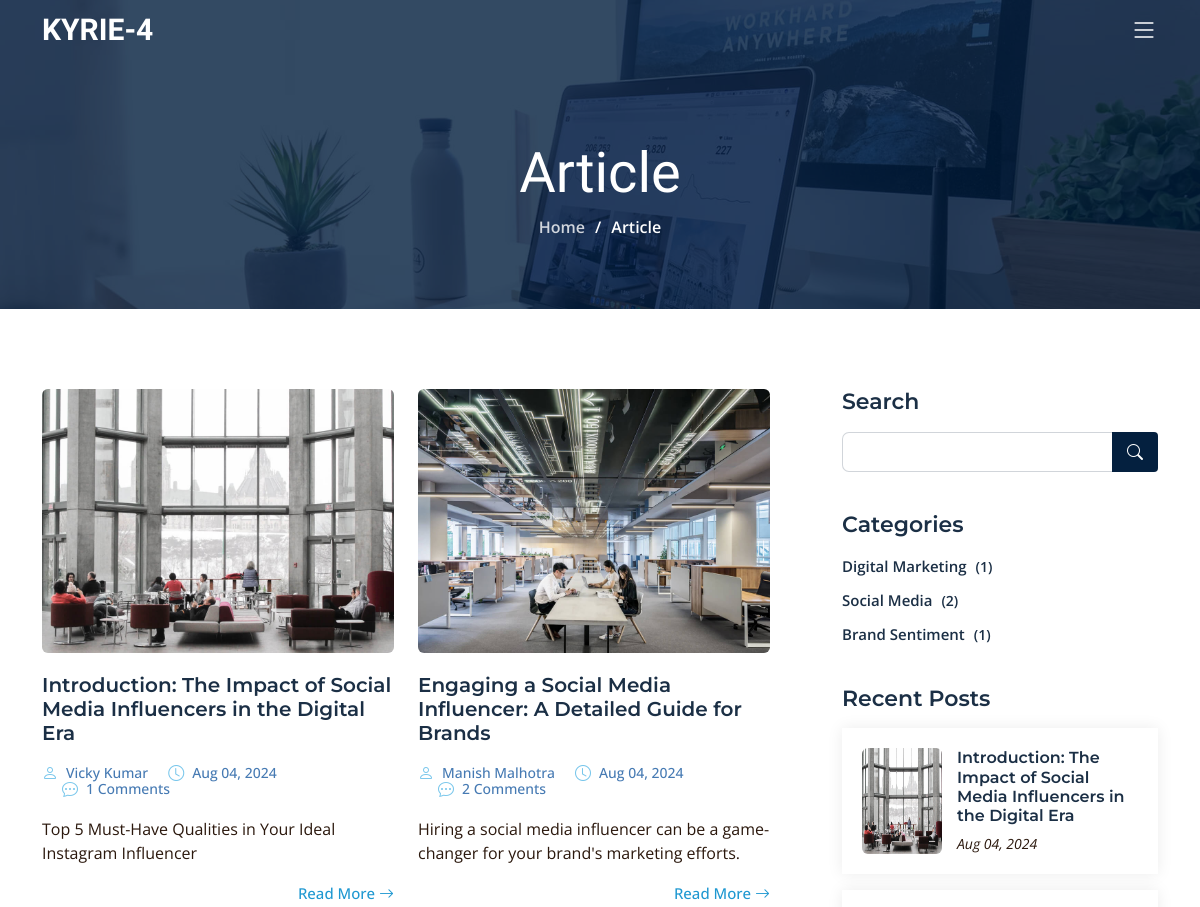
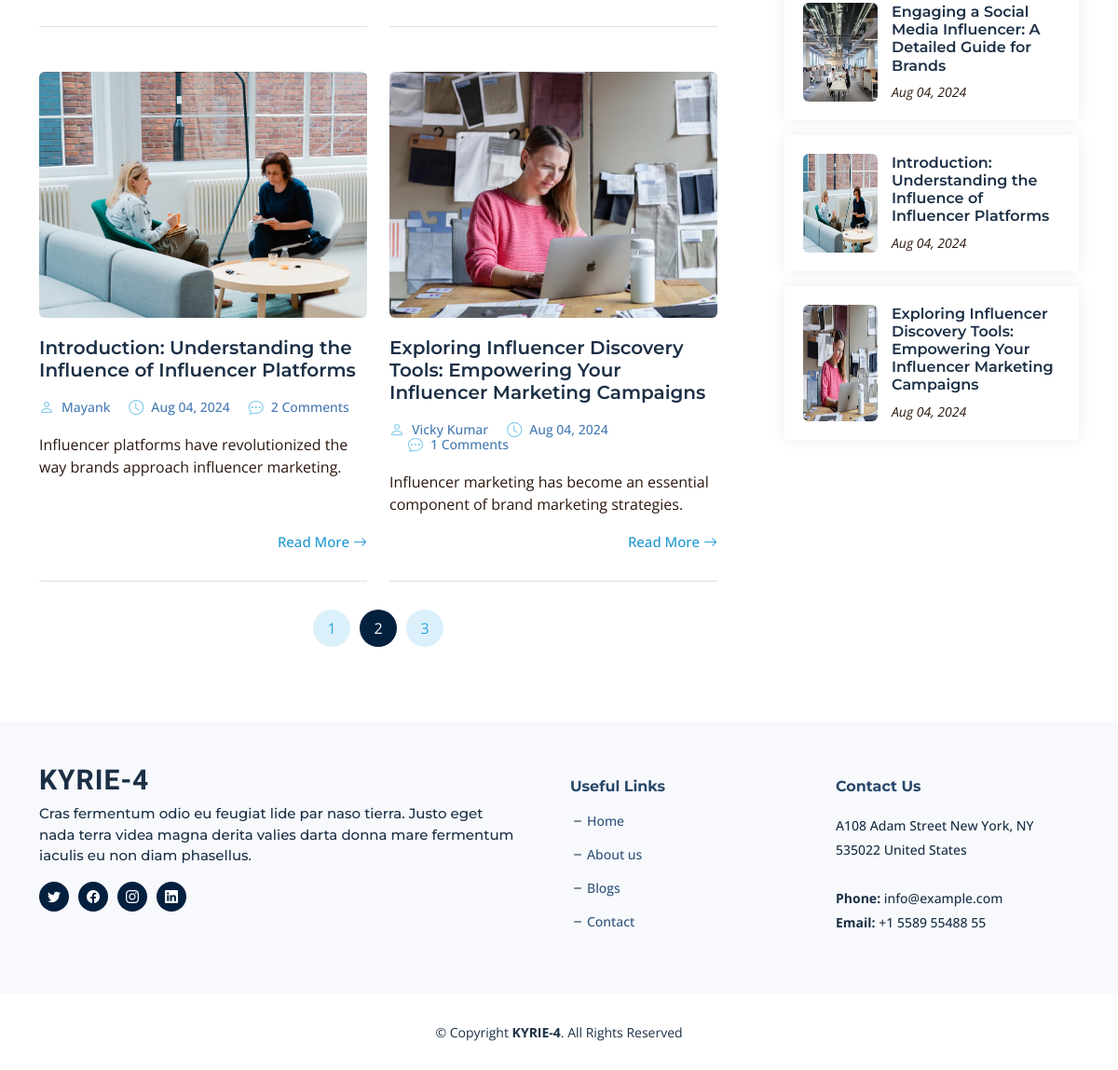
The app's page /blogs/ with its own data (2 pictures, top to bottom).
### blog/models.py (models this page shows, shortened)
class Article(models.Model):
    meta_title = models.CharField(max_length=255)
    meta_description = models.TextField()
    meta_keywords = models.TextField()
    article_slug = models.SlugField(unique=True, max_length=255)
    author_name = models.CharField(max_length=255)
    article_title_h1 = models.CharField(max_length=255)
    category_name = models.ForeignKey('BlogCategory', on_delete=models.CASCADE)
    article_short_description = models.CharField(max_length=200)
    article_date = models.DateTimeField(default=timezone.now, blank=True, null=True)
    thoughts = models.TextField()
    description = RichTextField()
    image = models.ImageField(upload_to='article_images/')

class BlogCategory(models.Model):
    category_name = models.CharField(max_length=255)
    def article_count(self):
        return self.article_set.count()

class Footer(models.Model):
    base_content = models.TextField(default="")
    location = models.CharField(max_length=255, default="")
    email = models.EmailField(max_length=255, default="")
    call = models.CharField(max_length=255, default="")
    twitter_url = models.URLField(max_length=255, default="")
    facebook_url = models.URLField(max_length=255, default="")
    instagram_url = models.URLField(max_length=255, default="")
    linkedin_url = models.URLField(max_length=255, default="")

### blog/views.py (the view)
# urls.py: path('blogs/', blog_views.blogs, name='blogs'),
def blogs(request):
    categories = BlogCategory.objects.all()
    recent_posts = Article.objects.all().order_by('-article_date')[:10]
    category_slug = request.GET.get('category')
    articles = Article.objects.all().order_by('-article_date')
    footer = Footer.objects.first()
    if category_slug:
        category = get_object_or_404(BlogCategory, slug=category_slug)
        articles = articles.filter(category_name=category)
    try:
        seo_meta = SEOmeta.objects.get(page_name='blog')
    except SEOmeta.DoesNotExist:
        seo_meta = None
    active_blogs = 'active'
    return render(request, 'blog.html', {
        'categories': categories,
        'recent_posts': recent_posts,
        'articles': articles,
        'seo_meta': seo_meta,
        'footer': footer,
        'active_blogs': active_blogs,
    })

### blog/templates/blog.html (shortened to what this page needs)
{% extends "base.html" %}
{% load static %}
{% block content %}
<div class="breadcrumbs d-flex align-items-center" style="background-image: url('{% static 'assets/img/blog-header.jpg' %}');">
  <div class="container position-relative d-flex flex-column align-items-center">
    <h2>Article</h2>
    <ol>
      <li><a href="/">Home</a></li>
      <li>Article</li>
    </ol>
  </div>
</div>
<section id="blog" class="blog">
  <div class="container" data-aos="fade-up">
    <div class="row g-5">
      <div class="col-lg-8" data-aos="fade-up" data-aos-delay="200">
        <div class="row gy-5 posts-list">
          {% for article in articles %}
          <div class="col-lg-6">
            <article class="d-flex flex-column">
              <div class="post-img">
                <img src="{{ article.image.url }}" alt="{{ article.article_title_h1 }}" class="img-fluid rounded">
              </div>
              <h2 class="title">
                <a href="{% url 'article_detail' article.article_slug %}">{{ article.article_title_h1 }}</a>
              </h2>
              <div class="meta-top">
                <ul>
                  <li class="d-flex align-items-center"><i class="bi bi-person"></i> <a href="{% url 'article_detail' article.article_slug %}">{{ article.author_name }}</a></li>
                  <li class="d-flex align-items-center"><i class="bi bi-clock"></i> <a href="{% url 'article_detail' article.article_slug %}"><time datetime="{{ article.article_date }}">{{ article.article_date|date:"M d, Y" }}</time></a></li>
                  <li class="d-flex align-items-center"><i class="bi bi-chat-dots"></i> <a href="{% url 'article_detail' article.article_slug %}">{{ article.comments.count }} Comments</a></li>
                </ul>
              </div>
              <div class="content">
                <p>
                  {{ article.article_short_description }}
                </p>
              </div>
              <div class="read-more mt-auto align-self-end">
                <a href="{% url 'article_detail' article.article_slug %}">Read More <i class="bi bi-arrow-right"></i></a>
              </div>
            </article>
          </div>
          {% endfor %}
        </div>
        <div class="blog-pagination">
          <ul class="justify-content-center">
            <li><a href="#">1</a></li>
            <li class="active"><a href="#">2</a></li>
            <li><a href="#">3</a></li>
          </ul>
        </div>
      </div>
      <div class="col-lg-4" data-aos="fade-up" data-aos-delay="400">
        <div class="sidebar ps-lg-4">
          <div class="sidebar-item search-form">
            <h3 class="sidebar-title">Search</h3>
            <form action="" class="mt-3">
              <input type="text">
              <button type="submit"><i class="bi bi-search"></i></button>
            </form>
          </div>
          <div class="sidebar-item categories">
              <h3 class="sidebar-title">Categories</h3>
              <ul class="mt-3">
                  {% for category in categories %}
                      <li><a href="/category/{{ category.category_name }}/">{{ category.category_name }} <span>({{ category.article_count }})</span></a></li>
                  {% endfor %}
              </ul>
          </div>
          <div class="sidebar-item recent-posts">
            <h3 class="sidebar-title">Recent Posts</h3>
            <div class="mt-3">
              {% for recent_article in recent_posts %}
              <div class="post-item mt-3">
                <img src="{{ recent_article.image.url }}" alt="{{ recent_article.article_title_h1 }}" class="flex-shrink-0">
                <div>
                  <h4><a href="{% url 'article_detail' recent_article.article_slug %}">{{ recent_article.article_title_h1 }}</a></h4>
                  <time datetime="{{ recent_article.article_date }}">{{ recent_article.article_date|date:"M d, Y" }}</time>
                </div>
              </div>
              {% endfor %}
            </div>
          </div>
        </div>
      </div>
    </div>
  </div>
</section>
{% endblock %}

### blog/templates/base.html (shortened to what this page needs)
{% load static %}
<!DOCTYPE html>
<html lang="en">
<head>
  <link href="{% static 'assets/vendor/bootstrap/css/bootstrap.min.css' %}" rel="stylesheet">
  <link href="{% static 'assets/vendor/bootstrap-icons/bootstrap-icons.css' %}" rel="stylesheet">
  <link href="{% static 'assets/vendor/aos/aos.css' %}" rel="stylesheet">
  <link href="{% static 'assets/vendor/glightbox/css/glightbox.min.css' %}" rel="stylesheet">
  <link href="{% static 'assets/vendor/swiper/swiper-bundle.min.css' %}" rel="stylesheet">
  <link href="{% static 'assets/vendor/remixicon/remixicon.css' %}" rel="stylesheet">
  <link href="{% static 'assets/css/main.css' %}" rel="stylesheet">
</head>
<body>
  <header id="header" class="header d-flex align-items-center fixed-top">
    <div class="container-fluid container-xl d-flex align-items-center justify-content-between">
      <a href="/" class="logo d-flex align-items-center">
        <h1 class="d-flex align-items-center">KYRIE-4</h1>
      </a>
      <i class="mobile-nav-toggle mobile-nav-show bi bi-list"></i>
    </div>
  </header>
  <main id="main">
    {% block content %}{% endblock %}
  </main>
  <footer id="footer" class="footer">
    <div class="footer-content">
      <div class="container">
        <div class="row gy-4">
          <div class="col-lg-6 col-md-12 footer-info pe-5">
            <a href="/" class="logo d-flex align-items-center">
              <span>KYRIE-4</span>
            </a>
            <p>{{footer.base_content}}</p>
            <div class="social-links d-flex mt-3">
              <a href="{{ footer.twitter_url }}" class="twitter" target="_blank"><i class="bi bi-twitter"></i></a>
              <a href="{{ footer.facebook_url }}" class="facebook" target="_blank"><i class="bi bi-facebook"></i></a>
              <a href="{{ footer.instagram_url }}" class="instagram" target="_blank"><i class="bi bi-instagram"></i></a>
              <a href="{{ footer.linkedin_url }}" class="linkedin" target="_blank"><i class="bi bi-linkedin"></i></a>
            </div>
          </div>
          <div class="col-lg-3 col-6 footer-links">
            <h4>Useful Links</h4>
            <ul>
              <li><i class="bi bi-dash"></i> <a href="/">Home</a></li>
              <li><i class="bi bi-dash"></i> <a href="/about/">About us</a></li>
              <li><i class="bi bi-dash"></i> <a href="/blogs/">Blogs</a></li>
              <li><i class="bi bi-dash"></i> <a href="/contact/">Contact</a></li>
            </ul>
          </div>
          <div class="col-lg-3 col-md-12 footer-contact text-center text-md-start">
            <h4>Contact Us</h4>
            <p> {{footer.location}} <br><br>
              <strong>Phone:</strong> {{footer.email}} <br>
              <strong>Email:</strong> {{footer.call}} <br>
            </p>
          </div>
        </div>
      </div>
    </div>
    <div class="footer-legal">
      <div class="container">
        <div class="copyright">
          &copy; Copyright <strong><span>KYRIE-4</span></strong>. All Rights Reserved
        </div>
      </div>
    </div>
  </footer>
</body>
</html>

### records on screen
Article: image (picture), article_title_h1 "Introduction: The Impact of Social Media Influencers in the Digital Era", author_name "Vicky Kumar", article_date "Aug 04, 2024", comments.count "1", article_short_description "Top 5 Must-Have Qualities in Your Ideal Instagram Influencer"
Article: image (picture), article_title_h1 "Engaging a Social Media Influencer: A Detailed Guide for Brands", author_name "Manish Malhotra", article_date "Aug 04, 2024", comments.count "2", article_short_description "Hiring a social media influencer can be a game-changer for your brand's marketing efforts."
Article: image (picture), article_title_h1 "Introduction: Understanding the Influence of Influencer Platforms", author_name "Mayank", article_date "Aug 04, 2024", comments.count "2", article_short_description "Influencer platforms have revolutionized the way brands approach influencer marketing."
Article: image (picture), article_title_h1 "Exploring Influencer Discovery Tools: Empowering Your Influencer Marketing Campaigns", author_name "Vicky Kumar", article_date "Aug 04, 2024", comments.count "1", article_short_description "Influencer marketing has become an essential component of brand marketing strategies."
BlogCategory: category_name "Digital Marketing", article_count "1"
BlogCategory: category_name "Social Media", article_count "2"
BlogCategory: category_name "Brand Sentiment", article_count "1"
Footer: base_content "Cras fermentum odio eu feugiat lide par naso tierra. Justo eget nada terra videa magna derita valies darta donna mare fermentum iaculis eu non diam phasellus.", location "A108 Adam Street New York, NY 535022 United States", email "info@example.com", call "+1 5589 55488 55"
